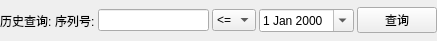
<?xml version="1.0" encoding="UTF-8"?>
<ui version="4.0">
 <class>MissHistoryQuery</class>
 <widget class="QWidget" name="MissHistoryQuery">
  <property name="geometry">
   <rect>
    <x>0</x>
    <y>0</y>
    <width>437</width>
    <height>41</height>
   </rect>
  </property>
  <property name="windowTitle">
   <string>MissHistoryQuery</string>
  </property>
  <layout class="QHBoxLayout" name="horizontalLayout">
   <property name="spacing">
    <number>3</number>
   </property>
   <property name="margin">
    <number>0</number>
   </property>
   <item>
    <widget class="QLabel" name="lblHistory">
     <property name="text">
      <string>历史查询:</string>
     </property>
    </widget>
   </item>
   <item>
    <widget class="QLabel" name="lblSerial">
     <property name="text">
      <string>序列号:</string>
     </property>
    </widget>
   </item>
   <item>
    <widget class="QLineEdit" name="edtValue"/>
   </item>
   <item>
    <widget class="QComboBox" name="cboxOperator">
     <property name="sizePolicy">
      <sizepolicy hsizetype="Minimum" vsizetype="Fixed">
       <horstretch>0</horstretch>
       <verstretch>0</verstretch>
      </sizepolicy>
     </property>
     <property name="currentIndex">
      <number>1</number>
     </property>
     <item>
      <property name="text">
       <string>&lt;</string>
      </property>
     </item>
     <item>
      <property name="text">
       <string>&lt;=</string>
      </property>
     </item>
     <item>
      <property name="text">
       <string>=</string>
      </property>
     </item>
     <item>
      <property name="text">
       <string>&gt;=</string>
      </property>
     </item>
     <item>
      <property name="text">
       <string>&gt;</string>
      </property>
     </item>
    </widget>
   </item>
   <item>
    <widget class="QDateEdit" name="dateValue">
     <property name="calendarPopup">
      <bool>true</bool>
     </property>
    </widget>
   </item>
   <item>
    <widget class="QPushButton" name="btnQuery">
     <property name="text">
      <string>查询</string>
     </property>
    </widget>
   </item>
  </layout>
 </widget>
 <layoutdefault spacing="6" margin="11"/>
 <resources/>
 <connections>
  <connection>
   <sender>btnQuery</sender>
   <signal>clicked()</signal>
   <receiver>MissHistoryQuery</receiver>
   <slot>s_btnQuery()</slot>
   <hints>
    <hint type="sourcelabel">
     <x>374</x>
     <y>21</y>
    </hint>
    <hint type="destinationlabel">
     <x>361</x>
     <y>34</y>
    </hint>
   </hints>
  </connection>
  <connection>
   <sender>edtValue</sender>
   <signal>returnPressed()</signal>
   <receiver>btnQuery</receiver>
   <slot>animateClick()</slot>
   <hints>
    <hint type="sourcelabel">
     <x>199</x>
     <y>11</y>
    </hint>
    <hint type="destinationlabel">
     <x>405</x>
     <y>20</y>
    </hint>
   </hints>
  </connection>
 </connections>
 <slots>
  <slot>s_btnQuery()</slot>
 </slots>
</ui>
